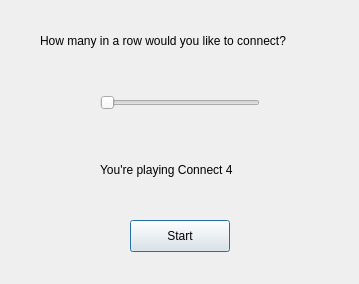
<?xml version="1.0" encoding="UTF-8"?>
<ui version="4.0">
 <class>subWindow</class>
 <widget class="QDialog" name="subWindow">
  <property name="geometry">
   <rect>
    <x>0</x>
    <y>0</y>
    <width>359</width>
    <height>284</height>
   </rect>
  </property>
  <property name="windowTitle">
   <string>Dialog</string>
  </property>
  <widget class="QSlider" name="slider">
   <property name="geometry">
    <rect>
     <x>100</x>
     <y>90</y>
     <width>160</width>
     <height>25</height>
    </rect>
   </property>
   <property name="orientation">
    <enum>Qt::Horizontal</enum>
   </property>
  </widget>
  <widget class="QPushButton" name="startsub">
   <property name="geometry">
    <rect>
     <x>130</x>
     <y>220</y>
     <width>100</width>
     <height>32</height>
    </rect>
   </property>
   <property name="text">
    <string>Start</string>
   </property>
  </widget>
  <widget class="QLabel" name="label">
   <property name="geometry">
    <rect>
     <x>40</x>
     <y>30</y>
     <width>281</width>
     <height>21</height>
    </rect>
   </property>
   <property name="text">
    <string>How many in a row would you like to connect?</string>
   </property>
  </widget>
  <widget class="QLabel" name="connectN">
   <property name="geometry">
    <rect>
     <x>100</x>
     <y>160</y>
     <width>161</width>
     <height>20</height>
    </rect>
   </property>
   <property name="text">
    <string>You're playing Connect 4</string>
   </property>
  </widget>
 </widget>
 <resources/>
 <connections/>
</ui>
